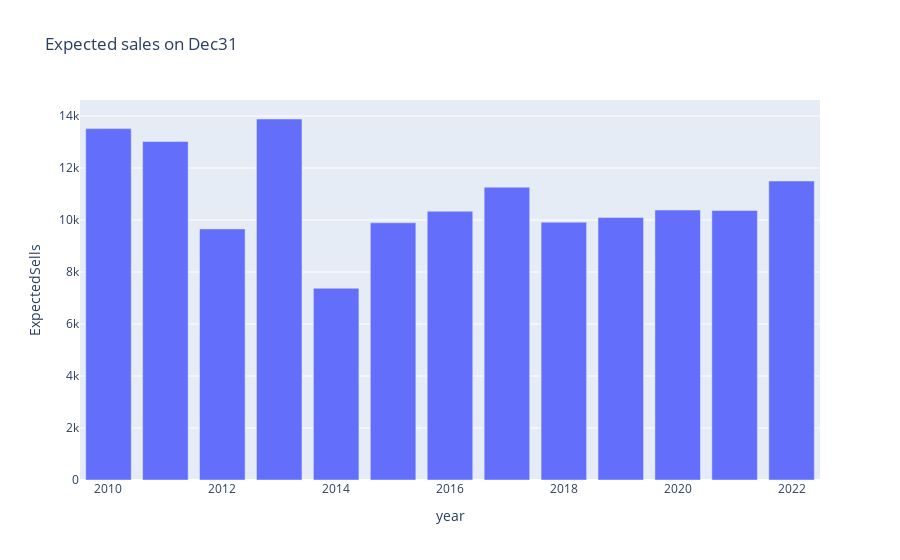

Notebook cell for this chart:
### Code cell
fig = px.bar(subset3, title='Expected sales on Dec31', x="year", y="ExpectedSells")
fig.show()

### Figure 1 — Plotly figure (JSON) as saved in the notebook; plotly's stock layout.template omitted (floating-point values rounded to 4 significant figures)
{"data": [{"alignmentgroup": "True", "hovertemplate": "year=%{x}<br>ExpectedSells=%{y}<extra></extra>", "legendgroup": "", "marker": {"color": "#636efa", "pattern": {"shape": ""}}, "name": "", "offsetgroup": "", "orientation": "v", "showlegend": false, "textposition": "auto", "type": "bar", "x": [2010, 2011, 2012, 2013, 2014, 2015, 2016, 2017, 2018, 2019, 2020, 2021, 2022], "xaxis": "x", "y": [13520.0, 13023, 9658, 13885, 7374, 9894.0, 10336, 11260.0, 9917, 10096, 10380.0, 10370.0, 11500], "yaxis": "y"}], "layout": {"barmode": "relative", "legend": {"tracegroupgap": 0}, "title": {"text": "Expected sales on Dec31"}, "xaxis": {"anchor": "y", "domain": [0, 1], "title": {"text": "year"}}, "yaxis": {"anchor": "x", "domain": [0, 1], "title": {"text": "ExpectedSells"}}}}
